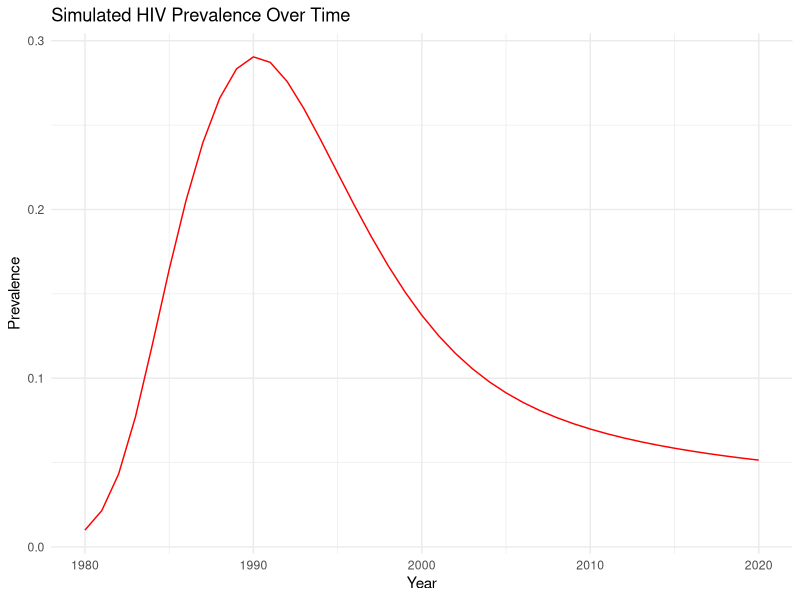
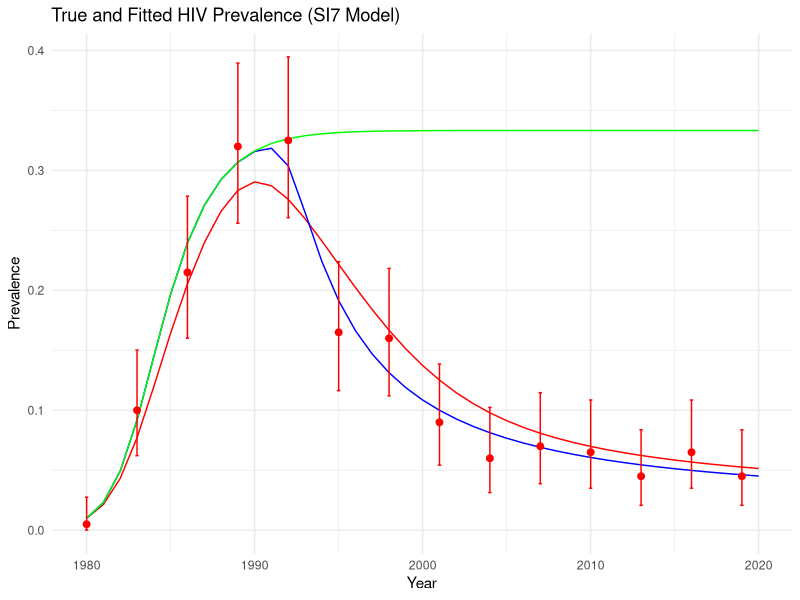
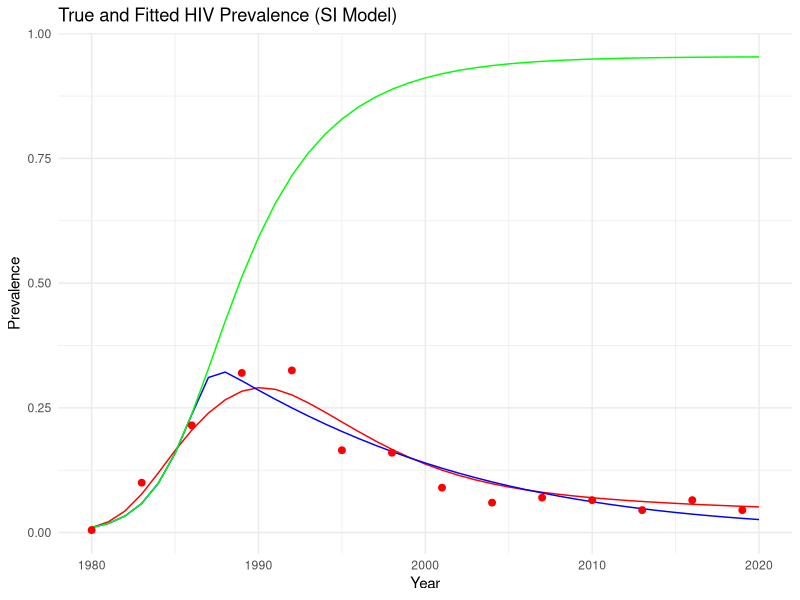
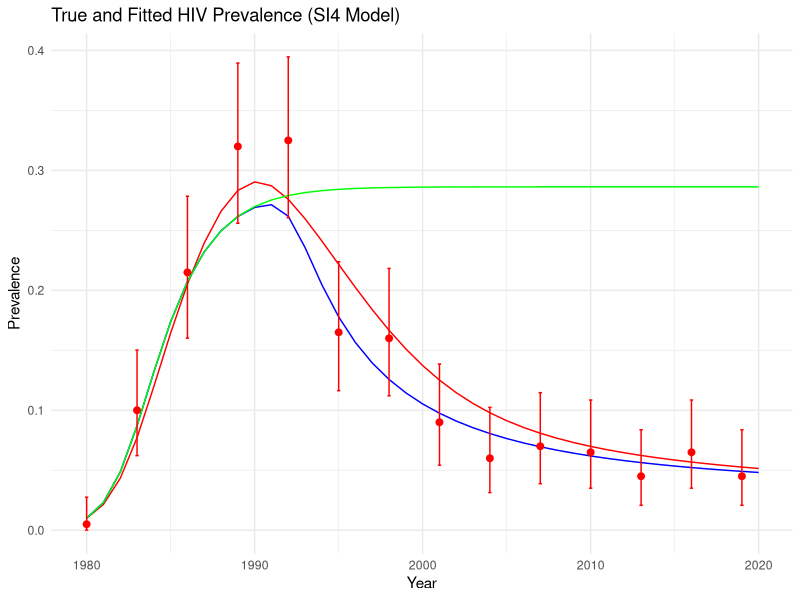

The R script that drew these images, in order:
# Load necessary libraries
library(boot)
library(deSolve)
library(ggplot2)

# Function to set disease parameters with default values
disease_params <- function(lambda = 0.9, a = 5.5, cMax = 0.85, cRate = 1, cHalf = 1990, delta = 0.1, b = 0.02, mu = 0.01) {
  return(as.list(environment()))
}

# Define the SI ODE model
SImod <- function(tt, yy, parms) with(as.list(c(parms, yy)), {
  I <- I1 + I2 + I3 + I4  # Total infected
  N <- S + I  # Total population
  lambdaHat <- lambda * exp(-a * I / N)  # Effective transmission rate
  C_t <- 1 - cMax / (1 + exp(-cRate * (tt - cHalf)))  # Control function C(t)
  FOI <- lambdaHat * I / N * C_t  # Force of infection
  g <- 4 * delta  # Transition rate between stages
  
  deriv <- rep(NA, 7)
  deriv[1] <- b * N - FOI * S - mu * S  # Susceptibles
  deriv[2] <- FOI * S - g * I1 - mu * I1  # Infection class I1
  deriv[3] <- g * I1 - g * I2 - mu * I2  # Infection class I2
  deriv[4] <- g * I2 - g * I3 - mu * I3  # Infection class I3
  deriv[5] <- g * I3 - g * I4 - mu * I4  # Infection class I4
  deriv[6] <- FOI * S  # Cumulative incidence
  deriv[7] <- g * I4  # Cumulative mortality
  
  return(list(deriv))
})



# Define the S-I-I-I-I-I-I-I ODE model
SI7mod <- function(tt, yy, parms) with(as.list(c(parms, yy)), {
  I <- I1 + I2 + I3 + I4 + I5 + I6 + I7  # Total infected
  N <- S + I  # Total population
  lambdaHat <- lambda * exp(-a * I / N)  # Effective transmission rate
  C_t <- 1 - cMax / (1 + exp(-cRate * (tt - cHalf)))  # Control function C(t)
  FOI <- lambdaHat * I / N * C_t  # Force of infection
  g <- 7 * delta  # Transition rate between stages
  
  deriv <- rep(NA, 10)
  deriv[1] <- b * N - FOI * S - mu * S  # Susceptibles
  deriv[2] <- FOI * S - g * I1 - mu * I1  # Infection class I1
  deriv[3] <- g * I1 - g * I2 - mu * I2  # Infection class I2
  deriv[4] <- g * I2 - g * I3 - mu * I3  # Infection class I3
  deriv[5] <- g * I3 - g * I4 - mu * I4  # Infection class I4
  deriv[6] <- g * I4 - g * I5 - mu * I5  # Infection class I5
  deriv[7] <- g * I5 - g * I6 - mu * I6  # Infection class I6
  deriv[8] <- g * I6 - g * I7 - mu * I7  # Infection class I7
  deriv[9] <- FOI * S  # Cumulative incidence
  deriv[10] <- g * I7  # Cumulative mortality
  
  return(list(deriv))
})

# Define the S-I ODE model
SImod_simple <- function(tt, yy, parms) with(as.list(c(parms, yy)), {
  I <- I1  # Total infected
  N <- S + I  # Total population
  lambdaHat <- lambda * exp(-a * I / N)  # Effective transmission rate
  C_t <- 1 - cMax / (1 + exp(-cRate * (tt - cHalf)))  # Control function C(t)
  FOI <- lambdaHat * I / N * C_t  # Force of infection
  g <- delta  # Transition rate between stages
  
  deriv <- rep(NA, 4)
  deriv[1] <- b * N - FOI * S - mu * S  # Susceptibles
  deriv[2] <- FOI * S - g * I1 - mu * I1  # Infection class I1
  deriv[3] <- FOI * S  # Cumulative incidence
  deriv[4] <- g * I1  # Cumulative mortality
  
  return(list(deriv))
})


# Define the SI ODE model without intervention
SImod_no_intervention <- function(tt, yy, parms) with(as.list(c(parms, yy)), {
  I <- I1 + I2 + I3 + I4  # Total infected
  N <- S + I  # Total population
  lambdaHat <- lambda * exp(-a * I / N)  # Effective transmission rate
  FOI <- lambdaHat * I / N  # Force of infection without C_t
  g <- 4 * delta  # Transition rate between stages
  
  deriv <- rep(NA, 7)
  deriv[1] <- b * N - FOI * S - mu * S  # Susceptibles
  deriv[2] <- FOI * S - g * I1 - mu * I1  # Infection class I1
  deriv[3] <- g * I1 - g * I2 - mu * I2  # Infection class I2
  deriv[4] <- g * I2 - g * I3 - mu * I3  # Infection class I3
  deriv[5] <- g * I3 - g * I4 - mu * I4  # Infection class I4
  deriv[6] <- FOI * S  # Cumulative incidence
  deriv[7] <- g * I4  # Cumulative mortality
  
  return(list(deriv))
})

# Define the S-I-I-I-I-I-I-I ODE model without intervention
SI7mod_no_intervention <- function(tt, yy, parms) with(as.list(c(parms, yy)), {
  I <- I1 + I2 + I3 + I4 + I5 + I6 + I7  # Total infected
  N <- S + I  # Total population
  lambdaHat <- lambda * exp(-a * I / N)  # Effective transmission rate
  FOI <- lambdaHat * I / N 
  # FOI <- lambdaHat * I / N  # Force of infection without C_t
  g <- 7 * delta  # Transition rate between stages
  
  deriv <- rep(NA, 10)
  deriv[1] <- b * N - FOI * S - mu * S  # Susceptibles
  deriv[2] <- FOI * S - g * I1 - mu * I1  # Infection class I1
  deriv[3] <- g * I1 - g * I2 - mu * I2  # Infection class I2
  deriv[4] <- g * I2 - g * I3 - mu * I3  # Infection class I3
  deriv[5] <- g * I3 - g * I4 - mu * I4  # Infection class I4
  deriv[6] <- g * I4 - g * I5 - mu * I5  # Infection class I5
  deriv[7] <- g * I5 - g * I6 - mu * I6  # Infection class I6
  deriv[8] <- g * I6 - g * I7 - mu * I7  # Infection class I7
  deriv[9] <- FOI * S  # Cumulative incidence
  deriv[10] <- g * I7  # Cumulative mortality
  
  return(list(deriv))
})

# Define the S-I ODE model without intervention
SImod_simple_no_intervention <- function(tt, yy, parms) with(as.list(c(parms, yy)), {
  I <- I1  # Total infected
  N <- S + I  # Total population
  lambdaHat <- lambda * exp(-a * I / N)  # Effective transmission rate
  FOI <- lambdaHat * I / N
  # FOI <- lambdaHat * I / N  # Force of infection without C_t
  g <- delta  # Transition rate between stages
  
  deriv <- rep(NA, 4)
  deriv[1] <- b * N - FOI * S - mu * S  # Susceptibles
  deriv[2] <- FOI * S - g * I1 - mu * I1  # Infection class I1
  deriv[3] <- FOI * S  # Cumulative incidence
  deriv[4] <- g * I1  # Cumulative mortality
  
  return(list(deriv))
})



# Function to run the deterministic model simulation
simEpidemic <- function(init, tseq, modFunction, parms) {
  # simDat <- as.data.frame(ode(y = init, times = tseq, func = modFunction, parms = parms))
  simDat <- as.data.frame(lsoda(y = init, times = tseq, func = modFunction, parms = parms, rtol = 1e-9, atol = 1e-9))
  
  # Check if there is only one infection compartment
  infection_cols <- grep("^I", names(simDat))
  
  if (length(infection_cols) == 1) {
    simDat$I <- simDat[, infection_cols]
  } else {
    simDat$I <- rowSums(simDat[, infection_cols])
  }
  
  simDat$N <- rowSums(simDat[, c("S", names(simDat)[infection_cols])])
  simDat$P <- simDat$I / simDat$N
  return(simDat)
}


# Initial conditions and time sequence
# initPrev <- exp(-7)  # Infected at start
init_SI7 <- c(S = 990, I1 = 5, I2 = 3, I3 = 1, I4 = 1, I5 = 0, I6 = 0, I7 = 0, CI = 0, CD = 0)
init_SI <- c(S = 990, I1 = 10, CI = 0, CD = 0)
init <- c(S = 990, I1 = 5, I2 = 3, I3 = 1, I4 = 1, CI = 0, CD = 0)
tseqMonth <- seq(1980, 2020, by = 1)

# Simulate the epidemic with default parameters
trueParms <- disease_params()
simDat <- simEpidemic(init, tseq = tseqMonth, modFunction = SImod, parms = trueParms)

# Plot simulated prevalence through time
ggplot(simDat, aes(x = time, y = P)) +
  geom_line(color = "red") +
  labs(title = "Simulated HIV Prevalence Over Time",
       x = "Year",
       y = "Prevalence") +
  theme_minimal()


# Function to sample the epidemic data
sampleEpidemic <- function(simDat, sampleDates = seq(1980, 2020, by = 3), numSamp = rep(200, length(sampleDates))) {
  prev_at_sample_times <- simDat[simDat$time %in% sampleDates, "P"]
  numPos <- rbinom(length(numSamp), numSamp, prev_at_sample_times)
  lci <- mapply(function(x, n) binom.test(x, n)$conf.int[1], x = numPos, n = numSamp)
  uci <- mapply(function(x, n) binom.test(x, n)$conf.int[2], x = numPos, n = numSamp)
  return(data.frame(time = sampleDates, numPos, numSamp, sampPrev = numPos / numSamp, lci = lci, uci = uci))
}


num_simulations <- 1
vector <- c(1, 2, 6, 7, 8)
# Initial parameter guesses
init.pars <- c(log_lambda = log(0.5), log_a = log(3), log_cMax = log(0.65), log_cRate = log(2), log_cHalf = log(2000), log_delta = log(0.02), log_b = log(0.03), log_mu = log(0.02))

# Data frame to store final parameters for each simulation
results_df_SI7 <- data.frame(matrix(ncol = length(init.pars), nrow = num_simulations))
colnames(results_df_SI7) <- names(init.pars)

results_df_SI <- data.frame(matrix(ncol = length(init.pars), nrow = num_simulations))
colnames(results_df_SI) <- names(init.pars)

results_df_SImod <- data.frame(matrix(ncol = length(init.pars), nrow = num_simulations))
colnames(results_df_SImod) <- names(init.pars)

# cum_results  data.frame(matrix(ncol = length(init.pars), nrow = num_simulations))

cum_results <- data.frame((matrix(ncol= 6, nrow = num_simulations)))
colnames(cum_results) <- c("CI_SI4", "CI_SI4_no_inter", "CI_SI7", "CI_SI7_no_inter", "CI_SI", "CI_SI_no_inter")

# Run the optimization in a loop
for (i in 1:num_simulations) {
# Sample the epidemic data
# set.seed(i)
myDat <- sampleEpidemic(simDat)

# Plot sampled prevalence with confidence intervals
ggplot(myDat, aes(x = time, y = sampPrev)) +
  geom_point(color = "red", size = 2) +
  geom_errorbar(aes(ymin = lci, ymax = uci), width = 0.2, color = "red") +
  labs(title = "Sampled HIV Prevalence with Confidence Intervals",
       x = "Year", 
       y = "Sampled Prevalence") +
  theme_minimal() +
  geom_line(data = simDat, aes(x = time, y = P), color = "blue", linetype = "dashed")


# Negative log-likelihood function
nllikelihood <- function(parms = disease_params(), obsDat = myDat, modFunction, init) {
  simDat <- simEpidemic(init, tseq = tseqMonth, modFunction = modFunction, parms = parms)
  matchedTimes <- simDat$time %in% obsDat$time
  nlls <- -dbinom(obsDat$numPos, obsDat$numSamp, prob = simDat$P[matchedTimes], log = TRUE)
  return(sum(nlls))
}


# Function to substitute parameters
subsParms <- function(fit.params, fixed.params = disease_params()) {
  within(fixed.params, {
    loggedParms <- names(fit.params)[grepl("log_", names(fit.params))]
    unloggedParms <- names(fit.params)[!grepl("log_", names(fit.params))]
    for (nm in unloggedParms) assign(nm, as.numeric(fit.params[nm]))
    for (nm in loggedParms) assign(gsub("log_", "", nm), exp(as.numeric(fit.params[nm])))
    rm(nm, loggedParms, unloggedParms)
  })
}

# Make likelihood a function of fixed and fitted parameters
objFXN <- function(fit.params, fixed.params = disease_params(), obsDat = myDat, modFunction, init) {
  parms <- subsParms(fit.params, fixed.params)
  nllikelihood(parms, obsDat = obsDat, modFunction = modFunction, init = init)
}



# Optimizing for the S-I-I-I-I-I-I-I model
optim.vals_SI7 <- optim(par = init.pars, objFXN, fixed.params = disease_params(), obsDat = myDat, modFunction = SI7mod, init = init_SI7, control = list(trace = 3, maxit = 800, reltol = 10^-7), method = "Nelder-Mead", hessian = TRUE)
final_parameters_SI7 <- c(exp(optim.vals_SI7$par))
names(final_parameters_SI7) <- c("lambda", "a", "cMax", "cRate", "cHalf", "delta", "b", "mu")
final_parameters_SI7_no_intervention <- final_parameters_SI7[vector]

# # Optimizing for the S-I model
optim.vals_SI <- optim(par = init.pars, objFXN, fixed.params = disease_params(), obsDat = myDat, modFunction = SImod_simple, init = init_SI, control = list(trace = 3, maxit = 800, reltol = 10^-7), method = "Nelder-Mead", hessian = TRUE)
final_parameters_SI <- c(exp(optim.vals_SI$par))
names(final_parameters_SI) <- c("lambda", "a", "cMax", "cRate", "cHalf", "delta", "b", "mu")
final_parameters_SI_no_intervention <- final_parameters_SI[vector]

# Optimize using Nelder-Mead
optim.vals <- optim(par = init.pars, objFXN, fixed.params = disease_params(), obsDat = myDat, modFunction = SImod, init = init, control = list(trace = 3, maxit = 800, reltol = 10^-7), method = "Nelder-Mead", hessian = TRUE)
final_parameters <- c(exp(optim.vals$par))
names(final_parameters) <- c("lambda", "a", "cMax", "cRate", "cHalf", "delta", "b", "mu")
final_parameters_no_intervention <- final_parameters[vector]

# Plot MLE fit time series for SI7 model
fitDat_SI7 <- simEpidemic(init = init_SI7, tseq = tseqMonth, modFunction = SI7mod, parms = subsParms(optim.vals_SI7$par, trueParms))

# Plot MLE fit time series for SI7 model without intervention
fitDat_SI7_no_intervention <- simEpidemic(init = init_SI7, tseq = tseqMonth, modFunction = SI7mod_no_intervention, parms = subsParms(final_parameters_SI7_no_intervention, trueParms))

# # Plot MLE fit time series for SI model
fitDat_SI <- simEpidemic(init = init_SI, tseq = tseqMonth, modFunction = SImod_simple, parms = subsParms(optim.vals_SI$par, trueParms))

# Plot MLE fit time series for SI model without intervention
fitDat_SI_no_intervention <- simEpidemic(init = init_SI, tseq = tseqMonth, modFunction = SImod_simple_no_intervention, parms = subsParms(final_parameters_SI_no_intervention, trueParms))


fitDat <- simEpidemic(init, tseq = tseqMonth, modFunction = SImod, parms = subsParms(optim.vals$par, trueParms))

# Plot MLE fit time series for S-I-I-I-I model without intervention
fitDat_no_intervention <- simEpidemic(init = init, tseq = tseqMonth, modFunction = SImod_no_intervention, parms = subsParms(final_parameters_no_intervention, trueParms))


# Store the final parameters in the results data frame
results_df_SI7[i, ] <- final_parameters_SI7
results_df_SI[i, ] <- final_parameters_SI
results_df_SImod[i, ] <- final_parameters
cum_results[i, ] <- c(fitDat$CI[nrow(fitDat)], fitDat_no_intervention$CI[nrow(fitDat)], fitDat_SI7$CI[nrow(fitDat_SI7)], fitDat_SI7_no_intervention$CI[nrow(fitDat_SI)], fitDat_SI$CI[nrow(fitDat_SI)], fitDat_SI_no_intervention$CI[nrow(fitDat_SI)])
}

# # Optimizing for the S-I-I-I-I-I-I-I model without intervention
# optim.vals_SI7_no_intervention <- optim(par = init.pars, objFXN, fixed.params = disease_params(), obsDat = myDat, modFunction = SI7mod_no_intervention, init = init_SI7, control = list(trace = 3, maxit = 800, reltol = 10^-7), method = "Nelder-Mead", hessian = TRUE)
# MLEfits_SI7_no_intervention <- optim.vals_SI7_no_intervention$par
# final_parameters_SI7_no_intervention <- c(exp(unname(MLEfits_SI7_no_intervention)))
# 
# # Optimizing for the S-I model without intervention
# optim.vals_SI_no_intervention <- optim(par = init.pars, objFXN, fixed.params = disease_params(), obsDat = myDat, modFunction = SImod_simple_no_intervention, init = init_SI, control = list(trace = 3, maxit = 800, reltol = 10^-7), method = "Nelder-Mead", hessian = TRUE)
# MLEfits_SI_no_intervention <- optim.vals_SI_no_intervention$par
# final_parameters_SI_no_intervention <- c(exp(unname(MLEfits_SI_no_intervention)))
# 
# # Optimizing for the S-I-I-I-I model without intervention
# optim.vals_no_intervention <- optim(par = init.pars, objFXN, fixed.params = disease_params(), obsDat = myDat, modFunction = SImod_no_intervention, init = init, control = list(trace = 3, maxit = 800, reltol = 10^-7), method = "Nelder-Mead", hessian = TRUE)
# MLEfits_no_intervention <- optim.vals_no_intervention$par
# final_parameters_no_intervention <- c(exp(unname(MLEfits_no_intervention)))



# Plot MLE fit time series for SI7 model
fitDat_SI7 <- simEpidemic(init = init_SI7, tseq = tseqMonth, modFunction = SI7mod, parms = subsParms(optim.vals_SI7$par, trueParms))

# Plot MLE fit time series for SI7 model without intervention
fitDat_SI7_no_intervention <- simEpidemic(init = init_SI7, tseq = tseqMonth, modFunction = SI7mod_no_intervention, parms = subsParms(final_parameters_SI7_no_intervention, trueParms))

ggplot() +
  geom_line(data = simDat, aes(x = time, y = P), color = "red") +
  geom_line(data = fitDat_SI7, aes(x = time, y = P), color = "blue") +
  geom_line(data = fitDat_SI7_no_intervention, aes(x = time, y = P), color = "green") +
  geom_point(data = myDat, aes(x = time, y = sampPrev), color = "red", size = 2) +
  geom_errorbar(data = myDat, aes(x = time, ymin = lci, ymax = uci), width = 0.2, color = "red") +
  labs(title = "True and Fitted HIV Prevalence (SI7 Model)",
       x = "Year",
       y = "Prevalence") +
  theme_minimal() +
  scale_color_manual(values = c("red" = "red", "with_intervention" = "blue", "without_intervention" = "green"), labels = c("True", "With Intervention", "Without Intervention"))



# # Plot MLE fit time series for SI model
fitDat_SI <- simEpidemic(init = init_SI, tseq = tseqMonth, modFunction = SImod_simple, parms = subsParms(optim.vals_SI$par, trueParms))

# Plot MLE fit time series for SI model without intervention
fitDat_SI_no_intervention <- simEpidemic(init = init_SI, tseq = tseqMonth, modFunction = SImod_simple_no_intervention, parms = subsParms(final_parameters_SI_no_intervention, trueParms))


ggplot() +
  geom_line(data = simDat, aes(x = time, y = P), color = "red") +
  geom_line(data = fitDat_SI, aes(x = time, y = P), color = "blue") +
  geom_line(data = fitDat_SI_no_intervention, aes(x = time, y = P), color = "green") +
  geom_point(data = myDat, aes(x = time, y = sampPrev), color = "red", size = 2) +
  #geom_errorbar(data = myDat, aes(x = time, ymin = lci, ymax = uci), width = 0.2, color = "red") +
  labs(title = "True and Fitted HIV Prevalence (SI Model)",
       x = "Year",
       y = "Prevalence") +
  theme_minimal() +
  scale_color_manual(values = c("red" = "red", "with_intervention" = "blue", "without_intervention" = "green"), labels = c("True", "With Intervention", "Without Intervention"))


fitDat <- simEpidemic(init, tseq = tseqMonth, modFunction = SImod, parms = subsParms(optim.vals$par, trueParms))

# Plot MLE fit time series for S-I-I-I-I model without intervention
fitDat_no_intervention <- simEpidemic(init = init, tseq = tseqMonth, modFunction = SImod_no_intervention, parms = subsParms(final_parameters_no_intervention, trueParms))

ggplot() +
  geom_line(data = simDat, aes(x = time, y = P), color = "red") +
  geom_line(data = fitDat, aes(x = time, y = P), color = "blue") +
  geom_line(data = fitDat_no_intervention, aes(x = time, y = P), color = "green") +
  geom_point(data = myDat, aes(x = time, y = sampPrev), color = "red", size = 2) +
  geom_errorbar(data = myDat, aes(x = time, ymin = lci, ymax = uci), width = 0.2, color = "red") +
  labs(title = "True and Fitted HIV Prevalence (SI4 Model)",
       x = "Year",
       y = "Prevalence") +
  theme_minimal() +
  scale_color_manual(values = c("red" = "red", "with_intervention" = "blue", "without_intervention" = "green"), labels = c("True", "With Intervention", "Without Intervention"))



# Calculate log-likelihood for true parameters using the original S-I-I-I-I model
nll_true <- nllikelihood(trueParms, obsDat = myDat, modFunction = SImod, init = init)

# Calculate log-likelihood for estimated parameters for the SI7 model
nll_SI7 <- nllikelihood(subsParms(optim.vals_SI7$par, trueParms), obsDat = myDat, modFunction = SI7mod, init = init_SI7)

# Calculate log-likelihood for estimated parameters for the SI model
nll_SI <- nllikelihood(subsParms(optim.vals_SI$par, trueParms), obsDat = myDat, modFunction = SImod_simple, init = init_SI)

# Calculate log-likelihood for estimated parameters for the SI model
nll_SImod <- nllikelihood(subsParms(optim.vals$par, trueParms), obsDat = myDat, modFunction = SImod, init = init)

# Calculate log-likelihood for estimated parameters for the SI7 model without intervention
nll_SI7_no_intervention <- nllikelihood(subsParms(final_parameters_SI7_no_intervention, trueParms), obsDat = myDat, modFunction = SI7mod_no_intervention, init = init_SI7)

# Calculate log-likelihood for estimated parameters for the SI model without intervention
nll_SI_no_intervention <- nllikelihood(subsParms(final_parameters_SI_no_intervention, trueParms), obsDat = myDat, modFunction = SImod_simple_no_intervention, init = init_SI)

# Calculate log-likelihood for estimated parameters for the S-I-I-I-I model without intervention
nll_no_intervention <- nllikelihood(subsParms(final_parameters_no_intervention, trueParms), obsDat = myDat, modFunction = SImod_no_intervention, init = init)

# Print log-likelihood values
cat("Log-likelihood for true parameters (original model):", nll_true, "\n")
cat("Log-likelihood for estimated parameters (SI7 model with intervention):", nll_SI7, "\n")
cat("Log-likelihood for estimated parameters (SI7 model without intervention):", nll_SI7_no_intervention, "\n")
cat("Log-likelihood for estimated parameters (SI model with intervention):", nll_SI, "\n")
cat("Log-likelihood for estimated parameters (SI model without intervention):", nll_SI_no_intervention, "\n")
cat("Log-likelihood for estimated parameters (SI4 model with intervention):", nll_SImod, "\n")
cat("Log-likelihood for estimated parameters (SI4 model without intervention):", nll_no_intervention, "\n")
